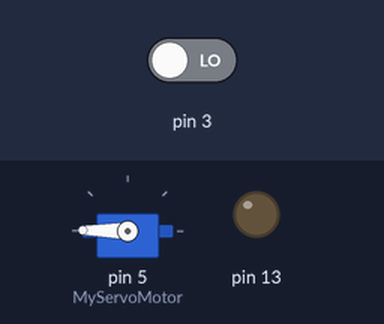
The sketch below on a simulated Arduino Uno, built with avr-gcc and run on an emulated ATmega328P. Parts: servo, output pins drawn as LEDs (lit = HIGH). The inputs (shaded band) are chosen by the test bench; at power-on: pin 3 LOW.

Above: at 8.8 s.
8.9 s: pin 3 driven HIGH
At 12.5 s:
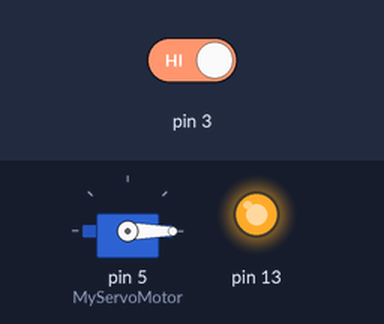
13.9 s: pin 3 driven LOW
At 16.7 s:
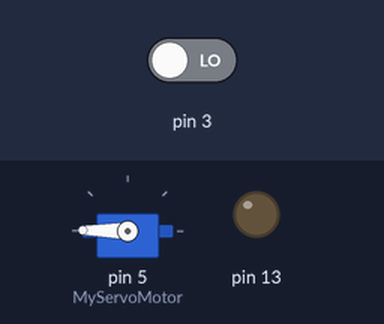
Timing chart, 0 to 18.2 s (numbered marks = the images above; inputs shaded):
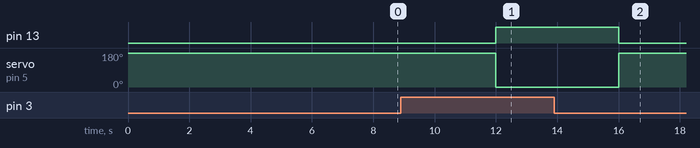

The sketch:

L06_Servo_Motion.ino
```cpp
#include <Servo.h>

Servo MyServoMotor;

void setup()
{
  MyServoMotor.attach(5);
  pinMode(3, INPUT);
  pinMode(13, OUTPUT);
}

void loop()
{

  int IsThereMotion = digitalRead(3);

  if (IsThereMotion == 1)
  {
    digitalWrite(13, HIGH);
    MyServoMotor.write(0);
  }
  else
  {
    digitalWrite(13, LOW);
    MyServoMotor.write(179);
  }
  delay(4000);

}
```

Measured:
- after the input at 8.9 s, pin 13: LOW → HIGH after 3.1 s; servo on pin 5 (MyServoMotor): 179° → 0° after 3.1 s
- after the input at 13.9 s, pin 13: HIGH → LOW after 2.1 s; servo on pin 5 (MyServoMotor): 0° → 179° after 2.1 s
